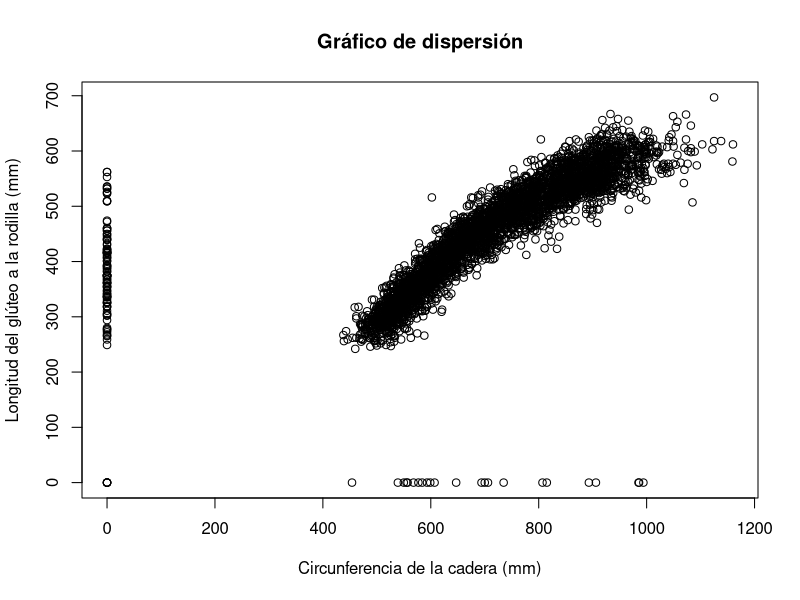
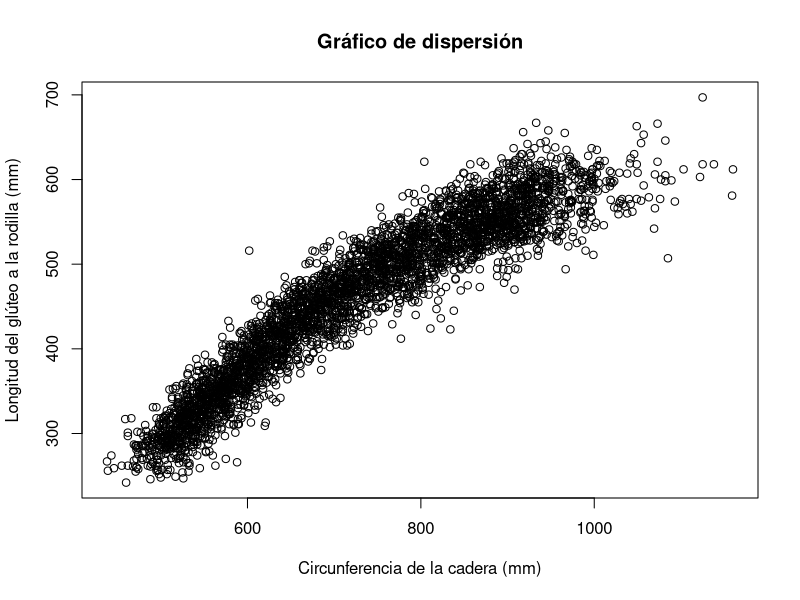
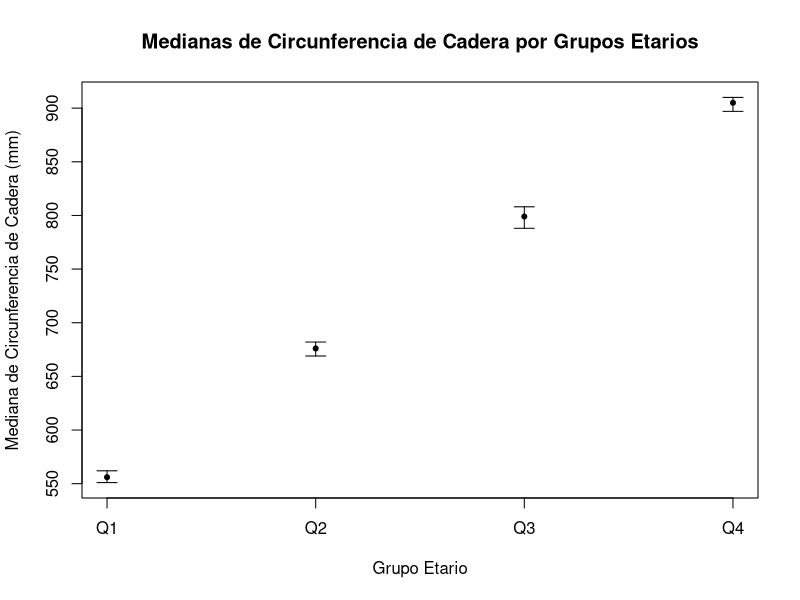
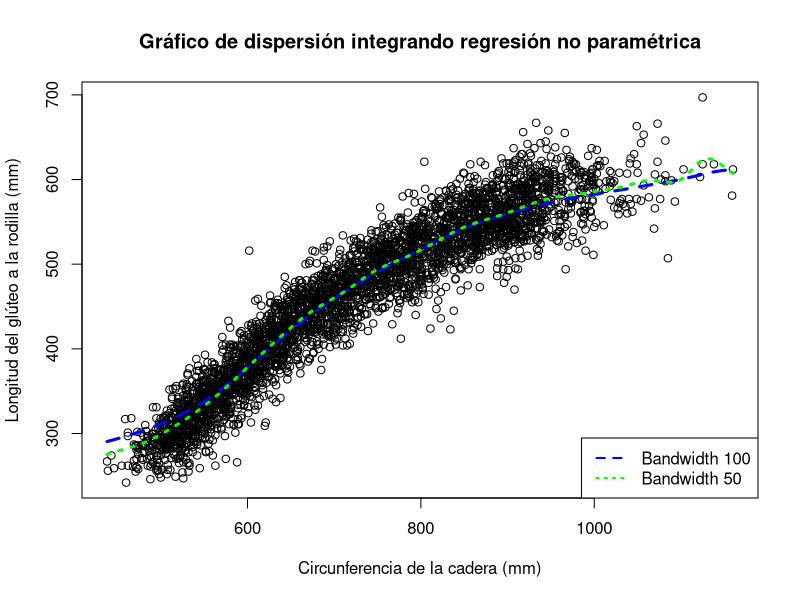
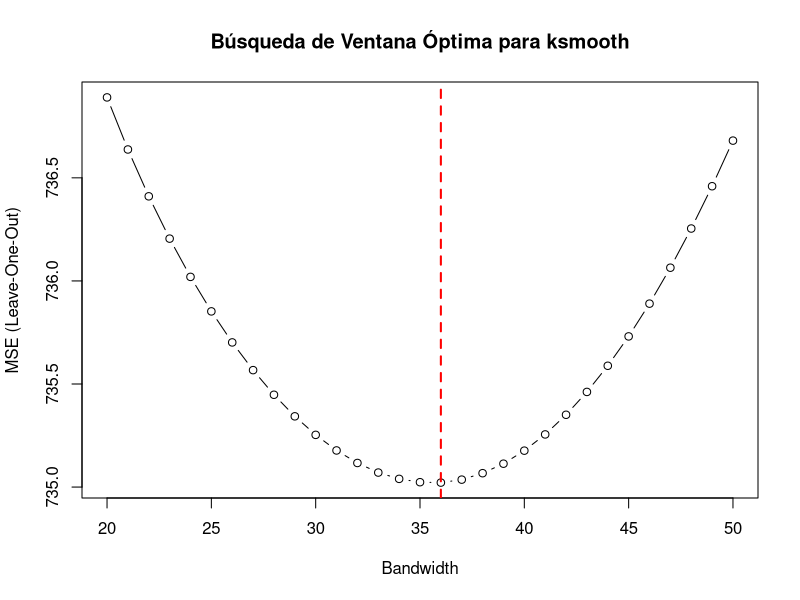

These figures' R source, in order: (Note: a time limit stopped this script after it produced the figures.)
## ---- chunk 1
knitr::opts_chunk$set(echo = TRUE)
rm(list=ls())
## ---- chunk 2
datos <- read.csv("individuals.csv", sep=";")
attach(datos)
## ---- chunk 3
plot(
  HIP.CIRCUMFERENCE, BUTTOCK.KNEE.LENGTH,
  main = "Gráfico de dispersión",
  xlab = "Circunferencia de la cadera (mm)", 
  ylab = "Longitud del glúteo a la rodilla (mm)"
)
## ---- chunk 4
plot(HIP.CIRCUMFERENCE[HIP.CIRCUMFERENCE != 0 & BUTTOCK.KNEE.LENGTH != 0],
     BUTTOCK.KNEE.LENGTH[HIP.CIRCUMFERENCE != 0 & BUTTOCK.KNEE.LENGTH != 0],
     main = "Gráfico de dispersión",
     xlab = "Circunferencia de la cadera (mm)",
     ylab = "Longitud del glúteo a la rodilla (mm)"
)
## ---- chunk 5
poblacion_femenina <- datos[SEX == 2, ]

poblacion_femenina <- poblacion_femenina[
  poblacion_femenina$HIP.CIRCUMFERENCE != 0 & poblacion_femenina$BUTTOCK.KNEE.LENGTH != 0,
  ]
## ---- chunk 6
quartiles <- quantile(poblacion_femenina$AGE.IN.MONTHS, probs = c(0.25, 0.5, 0.75))
poblacion_femenina$group <- cut(
  poblacion_femenina$AGE.IN.MONTHS, 
  breaks = c(-Inf, quartiles, Inf), 
  labels = c("Q1", "Q2", "Q3", "Q4")
)

ic_bootstrap <- function(data, n_bootstrap = 1000, conf_level = 0.95) {
  medians <- c()
  
  for (i in 1:n_bootstrap){
    medians <- c(medians, median(sample(data, replace = TRUE)))
  }

  lower_bound <- quantile(medians, (1 - conf_level) / 2)
  upper_bound <- quantile(medians, 1 - (1 - conf_level) / 2)
  list(median = median(data), lower = lower_bound, upper = upper_bound)
}

results <- lapply(
  split(poblacion_femenina$HIP.CIRCUMFERENCE, poblacion_femenina$group), ic_bootstrap
)

for (i in 1:4) {
  cat("Grupo", names(results)[i], "\n")
  cat("Mediana:", results[[i]]$median, "\n")
  cat("Intervalo de confianza:", results[[i]]$lower, "-", results[[i]]$upper, "\n\n")
}

## ---- chunk 7
groups <- names(results)

medians <- sapply(results, function(x) x$median)
lower_bounds <- sapply(results, function(x) x$lower)
upper_bounds <- sapply(results, function(x) x$upper)

plot(1:4, results$medians, ylim = range(c(lower_bounds, upper_bounds)), xaxt = "n",
     xlab = "Grupo Etario", ylab = "Mediana de Circunferencia de Cadera (mm)",
     main = "Medianas de Circunferencia de Cadera por Grupos Etarios")
axis(1, at = 1:4, labels = groups)
arrows(1:4, lower_bounds, 1:4, upper_bounds, angle = 90, code = 3, length = 0.1)
points(1:4, medians, pch=20)
## ---- chunk 8
X <- HIP.CIRCUMFERENCE[
  HIP.CIRCUMFERENCE != 0 & BUTTOCK.KNEE.LENGTH != 0
]
Y <- BUTTOCK.KNEE.LENGTH[
  HIP.CIRCUMFERENCE != 0 & BUTTOCK.KNEE.LENGTH != 0
]

plot(X, Y,
     main = "Gráfico de dispersión integrando regresión no paramétrica",
     xlab = "Circunferencia de la cadera (mm)",
     ylab = "Longitud del glúteo a la rodilla (mm)"
)
smooth_100 <- ksmooth(X, Y, kernel = "normal", bandwidth = 100)
smooth_50 <- ksmooth(X, Y, kernel = "normal", bandwidth = 50)

lines(smooth_100, col = "blue", lwd = 3, lty = 2)
lines(smooth_50, col = "green", lwd = 3, lty = 3)
legend("bottomright", legend = c("Bandwidth 100", "Bandwidth 50"), 
       col = c("blue", "green"), lty = c(2, 3), lwd = 2)
## ---- chunk 9
loo_mse <- function(bandwidth) {
  n <- length(X)
  mse <- 0
  
  for (i in 1:n) {
    X_train <- X[-i]
    Y_train <- Y[-i]
    smooth <- ksmooth(X_train, Y_train, kernel = "normal", bandwidth = bandwidth, x.points = X[i])
    mse <- mse + (Y[i] - smooth$y)^2
  }
  
  return(mse / n)
}

# Búsqueda de la ventana óptima en la grilla de 20 a 50 con paso 1
bandwidths <- 20:50
mse_values <- sapply(bandwidths, loo_mse)

optimal_bandwidth <- bandwidths[which.min(mse_values)]
plot(bandwidths, mse_values, type = "b", main = "Búsqueda de Ventana Óptima para ksmooth",
     xlab = "Bandwidth", ylab = "MSE (Leave-One-Out)")
abline(v = optimal_bandwidth, col = "red", lwd = 2, lty = 2)
## ---- chunk 10
cat("La ventana óptima obtenida es", optimal_bandwidth)
## ---- chunk 11
# Función para el estimador de Nadaraya-Watson
nwsmooth <- function(x, X, Y, h) {
  K <- function(u) dnorm(u)
  n <- length(X)
  m <- numeric(length(x))
  weights_matrix <- matrix(nrow = length(x), ncol = n)
  
  for (i in 1:length(x)) {
    weights_matrix[i, ] <- K((X - x[i]) / h)
    weights_matrix[i, ] <- weights_matrix[i, ] / sum(weights_matrix[i, ])
    m[i] <- sum(weights_matrix[i, ] * Y)
  }
  
  return(list(m = m, weights = weights_matrix))
}
## ---- chunk 12

loo_mse_nw <- function(bandwidth) {
  n <- length(X)
  nw_response <- nwsmooth(X, X, Y, bandwidth)
  Y_hat <- nw_response$m
  weights <- nw_response$weights
  mse <- 0
  
  for (i in 1:n){
    mse <- mse + (Y[i]-Y_hat[i])^2 / (1 - weights[i, i])^2
  }
  
  mse <- mse / n
  
  return(mse)
}

mse_values_nw <- sapply(bandwidths, loo_mse_nw)

optimal_bandwidth_nw <- bandwidths[which.min(mse_values_nw)]
plot(bandwidths, mse_values_nw, type = "b", main = "Búsqueda de Ventana Óptima para Nadaraya-Watson",
     xlab = "Bandwidth", ylab = "MSE (Leave-One-Out)")
abline(v = optimal_bandwidth_nw, col = "blue", lwd = 2, lty = 2)

## ---- chunk 13
bandwidths_nw <- 1:20
mse_values_nw <- sapply(bandwidths_nw, loo_mse_nw)

optimal_bandwidth_nw <- bandwidths_nw[which.min(mse_values_nw)]
plot(bandwidths_nw, mse_values_nw, type = "b", main = "Búsqueda de Ventana Óptima para Nadaraya-Watson",
     xlab = "Bandwidth", ylab = "MSE (Leave-One-Out)")
abline(v = optimal_bandwidth_nw, col = "blue", lwd = 2, lty = 2)
## ---- chunk 14
cat("La ventana óptima obtenida es", optimal_bandwidth_nw)
## ---- chunk 15
plot(X, Y,
     main = "Gráfico de dispersión integrando regresión no paramétrica ksmooth",
     xlab = "Circunferencia de la cadera (mm)",
     ylab = "Longitud del glúteo a la rodilla (mm)"
)

x <- seq(min(X), max(X), length.out = 2*length(X))
smooth_nw_opt <- nwsmooth(x, X, Y, optimal_bandwidth_nw)
lines(x, smooth_nw_opt$m, col = "green", lwd = 3, lty = 3)
legend("topright", legend = sprintf("Bandwidth %s NW", optimal_bandwidth_nw), 
       col = "green", lty = 2, lwd = 2)
## ---- chunk 16
smooth_opt <- ksmooth(X, Y, kernel = "normal", bandwidth = optimal_bandwidth)

fit_lm <- lm(Y ~ X)

plot(X, Y,
     main = "Gráfico de dispersión integrando regresión no paramétrica nwsmooth",
     xlab = "Circunferencia de la cadera (mm)",
     ylab = "Longitud del glúteo a la rodilla (mm)"
)

lines(smooth_opt, col = "red", lwd = 3, lty = 2)
lines(x, smooth_nw_opt$m, col = "blue", lwd = 3, lty = 3)
abline(fit_lm, col = "green", lwd = 3, lty = 4)
legend("bottomright", legend = c("ksmooth Óptimo", "Nadaraya-Watson Óptimo", "Mínimos Cuadrados"),
       col = c("red", "blue", "green"), lty = c(2, 3, 4), lwd = 2)
## ---- chunk 17
cat("R^2 modelo lineal", summary(fit_lm)$r.squared)

calcular_r2 <- function(Y_real, Y_hat_ksmooth){
  ss_total <- sum((Y_real - mean(Y))^2)
  ss_res_ksmooth <- sum((Y_real - Y_hat_ksmooth)^2)
  rsq <- 1 - (ss_res_ksmooth / ss_total)
  
  return(rsq)
}

## ---- chunk 18
smooth_nw_opt <- nwsmooth(X, X, Y, optimal_bandwidth_nw)
cat("R^2 NW", calcular_r2(Y, smooth_nw_opt$m))
## ---- chunk 19
cat("R^2 ksmooth", calcular_r2(sort(Y), smooth_opt$y))
## ---- chunk 20

# linearsmooth <- function(x, X, Y, h){
#   K <- function(u) dnorm(u)
#   n <- length(X)
#   m <- numeric(length(x))
#   weights_matrix <- matrix(nrow = length(x), ncol = n)
  
#   for (i in 1:n) {
#     weights_matrix[i, ] <- K((X - X[i]) / h)
#     weights_matrix[i, ] <- weights_matrix[i, ] / sum(weights_matrix[i, ])
#   }
  
#   for (i in 1:length(x)) {
#     X_design <- cbind(rep(1, n), X - x[i])
#     M1 <- solve(t(X_design) %*% weights_matrix %*% X_design)
#     M2 <- t(X_design) %*% weights_matrix
#     coefs <- M1 %*% M2 %*% Y
    
#     m[i] <- coefs[1]
#   }
  
#   return(m)
# }

# linearsmooth(X, X, Y, optimal_bandwidth_nw)
